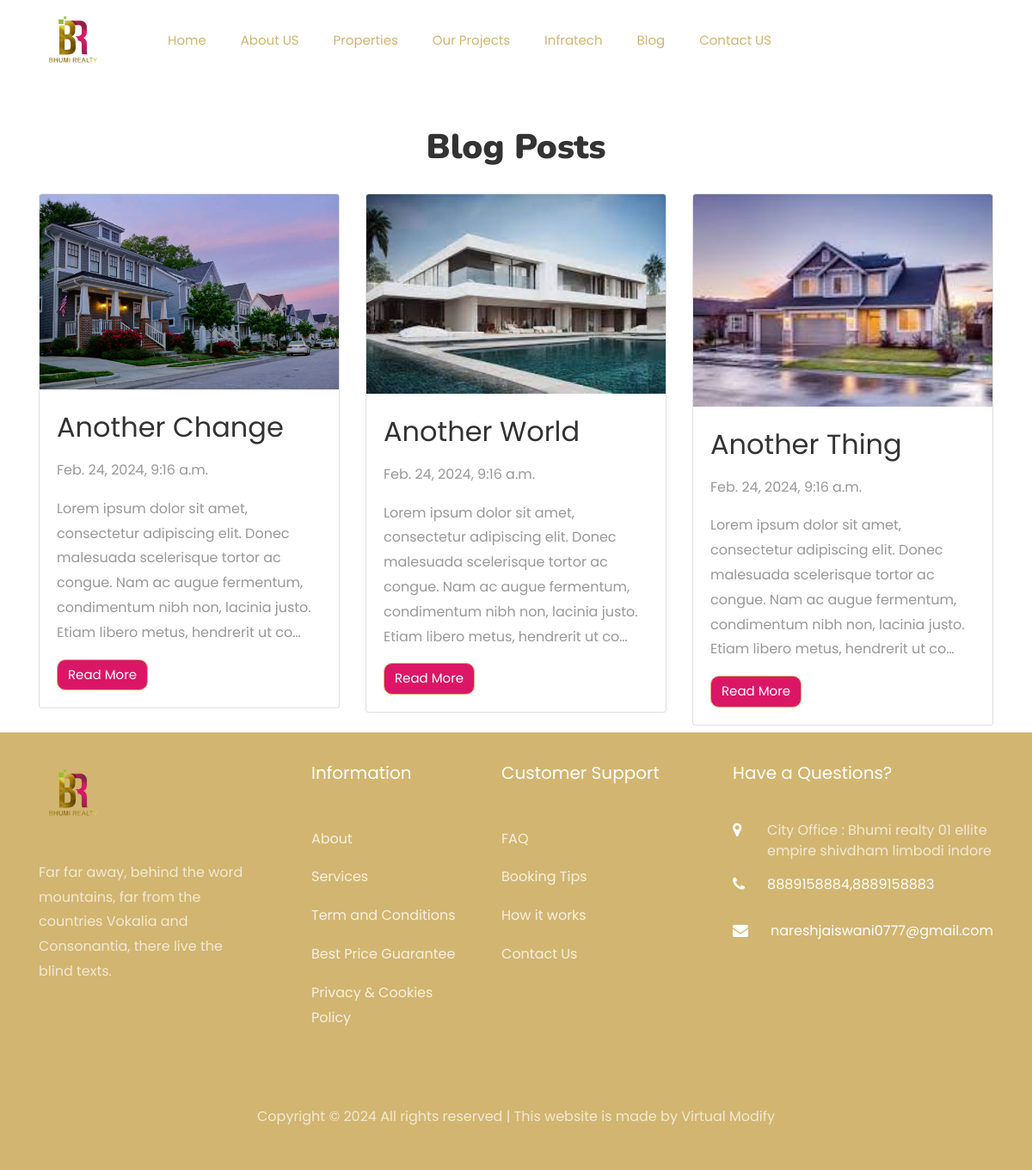
The app's page /blogs/ with its own data.
### home/models.py (models this page shows, shortened)
class Blog(models.Model):
    title = models.CharField(max_length=200)
    content = models.TextField()
    image=models.ImageField(upload_to="blogs/")
    created_at = models.DateTimeField(auto_now_add=True)

### home/views.py (the view)
# urls.py: path("blogs/", views.blogList, name="blog_list"),
def blogList(request):
    blogs=Blog.objects.all()
    return render(request,"blogs/blog_list.html",{"blogs":blogs})

### templates/blogs/blog_list.html (shortened to what this page needs)
{% extends "index.html" %}
{% load static %}
{% block content %}
{% include "includes/navbar.html" %}
{% if not blogs %}
<div class="container text-center my-5">
    <h1>No Data Available</h1>
    <p class="lead">Sorry, there is no data to display.</p>
    <a href="{% url 'home:home_view' %}" class="btn btn-primary">Go Back</a>
  </div>
  {% else %}
  <div class="container">
    <h1 class="mt-5 mb-4 text-center" style="font-family: 'Nunito', sans-serif;font-weight: 900;">Blog Posts</h1>
    <div class="row">
      {% for blog in blogs %}
      <div class="col-md-4">
        <div class="card mb-2">
          <img src="{{blog.image.url}}" alt="{{blog.title}}" class="card-img-top">
          <div class="card-body">
            <h2 class="card-title">{{blog.title}}</h2>
            <p class="card-text">{{blog.created_at}}</p>
            <p class="card-text">{{blog.content|truncatechars:200}}</p>
            <a href="{% url 'home:blog_detail' blog.id %}" class="btn btn-primary">Read More</a>
          </div>
        </div>
      </div>
      {% endfor %}
    </div>
  </div>
{% endif %}
{% endblock content %}

### records on screen
Blog: image (picture), title "Another Change", created_at "Feb. 24, 2024, 9:16 a.m.", content "Lorem ipsum dolor sit amet, consectetur adipiscing elit. Donec malesuada scelerisque tortor ac congue. Nam ac augue fermentum, condimentum nibh non, lacinia justo. Etiam libero metus, hendrerit ut co…"
Blog: image (picture), title "Another World", created_at "Feb. 24, 2024, 9:16 a.m.", content "Lorem ipsum dolor sit amet, consectetur adipiscing elit. Donec malesuada scelerisque tortor ac congue. Nam ac augue fermentum, condimentum nibh non, lacinia justo. Etiam libero metus, hendrerit ut co…"
Blog: image (picture), title "Another Thing", created_at "Feb. 24, 2024, 9:16 a.m.", content "Lorem ipsum dolor sit amet, consectetur adipiscing elit. Donec malesuada scelerisque tortor ac congue. Nam ac augue fermentum, condimentum nibh non, lacinia justo. Etiam libero metus, hendrerit ut co…"
